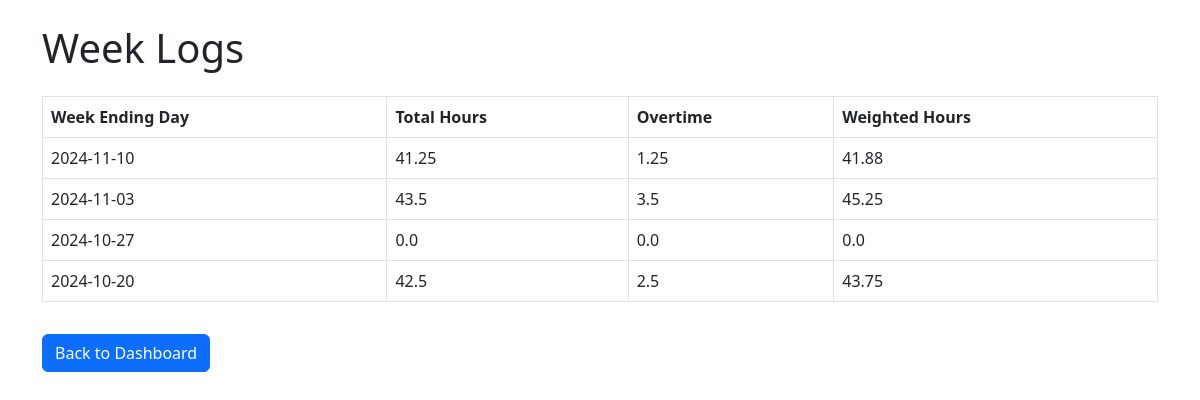
The app's page /view-logs (signed in) with its own data.
### tables this page shows
CREATE TABLE WeekLog (
    week_id INTEGER PRIMARY KEY,
    employee_id INTEGER NOT NULL,
    week_starting_day DATE NOT NULL,
    week_ending_day DATE NOT NULL,
    total_hours REAL,
    overtime REAL,
    weighted_hours REAL,
    FOREIGN KEY (employee_id) REFERENCES Employee(employee_id)
);

### app.py (the view)
@app.route("/view-logs")
def view_logs():
    if "employee_id" not in session:
        return redirect(url_for("login"))
    db = get_db()
    cursor = db.cursor()
    cursor.execute(
        """
       SELECT week_id, week_ending_day, total_hours, overtime, weighted_hours
        FROM WeekLog
        WHERE employee_id = ?
        ORDER BY week_ending_day DESC

        """,
        (session["employee_id"],)
    )
    week_logs = cursor.fetchall()
    return render_template("view_logs.html", week_logs=week_logs)

### app.py (called while the page is built)
def get_db():
    db = sqlite3.connect("PunchCardSystem.db")
    db.row_factory = sqlite3.Row
    return db

@app.teardown_appcontext
def close_connection(exception):
    db = getattr(g, "_database", None)
    if db is not None:
        db.close()

### templates/view_logs.html (shortened to what this page needs)
<!DOCTYPE html>
<html>
<head>
    <link href="https://cdn.jsdelivr.net/npm/bootstrap@5.3.0-alpha1/dist/css/bootstrap.min.css" rel="stylesheet">
</head>
<body>
    <div class="container mt-4">
        <h1 class="mb-4">Week Logs</h1>
        <table class="table table-bordered">
            <thead class="thead-dark">
                <tr>
                    <th>Week Ending Day</th>
                    <th>Total Hours</th>
                    <th>Overtime</th>
                    <th>Weighted Hours</th>
                </tr>
            </thead>
            <tbody>
                {% for log in week_logs %}
                <tr>
                    <td>{{ log["week_ending_day"] }}</td>
                    <td>{{ log["total_hours"] }}</td>
                    <td>{{ log["overtime"] }}</td>
                    <td>{{ log["weighted_hours"] }}</td>
                </tr>
                {% else %}
                <tr>
                    <td colspan="5" class="text-center">No logs available.</td>
                </tr>
                {% endfor %}
            </tbody>
        </table>
        <a href="{{ url_for('employee_dashboard') }}" class="btn btn-primary mt-3">Back to Dashboard</a>
    </div>
</body>
</html>

### records on screen
WeekLog: week_ending_day "2024-11-10", total_hours "41.25", overtime "1.25", weighted_hours "41.88"
WeekLog: week_ending_day "2024-11-03", total_hours "43.5", overtime "3.5", weighted_hours "45.25"
WeekLog: week_ending_day "2024-10-27", total_hours "0.0", overtime "0.0", weighted_hours "0.0"
WeekLog: week_ending_day "2024-10-20", total_hours "42.5", overtime "2.5", weighted_hours "43.75"
